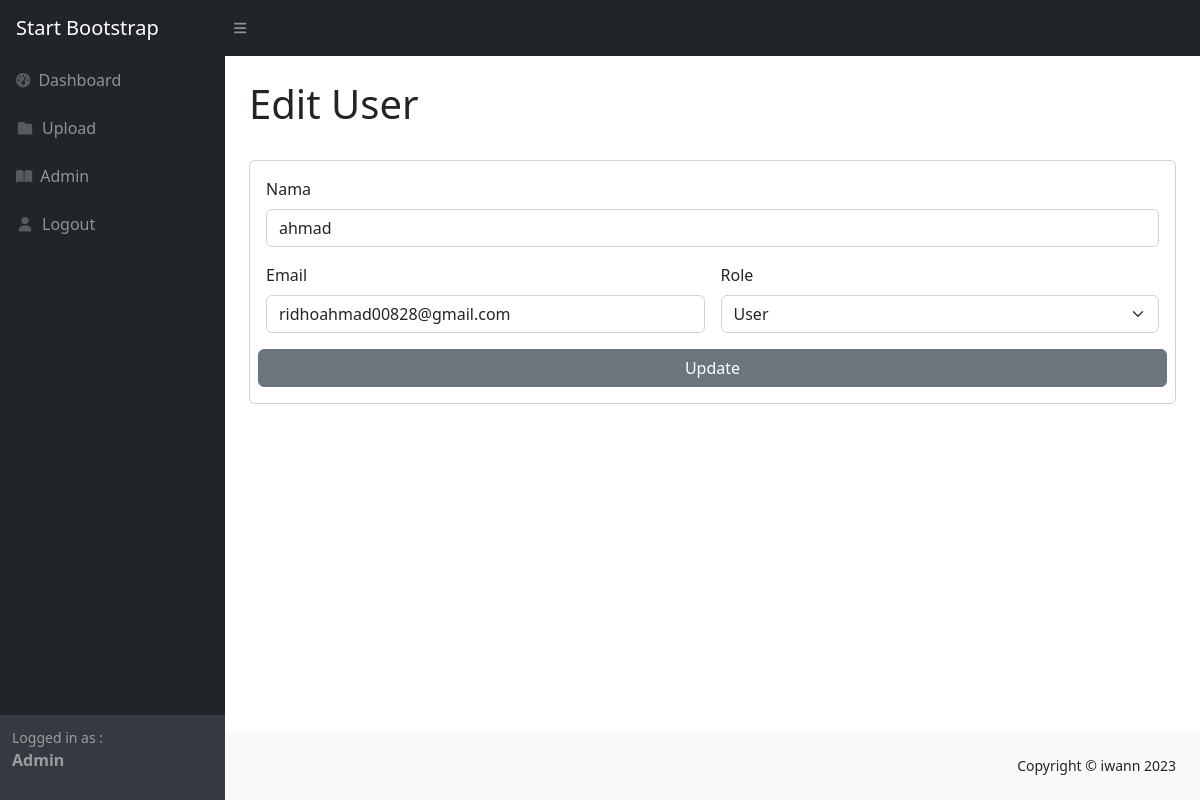
Page /admin/edit_user.php?id=2 (signed in) on the committed database.
### tables this page shows
CREATE TABLE `users` (
  `id` int(11) NOT NULL,
  `nama` varchar(255) NOT NULL,
  `email` varchar(255) NOT NULL,
  `password` varchar(255) NOT NULL,
  `role` enum('user','admin') DEFAULT 'user'
);

### admin/edit_user.php (the view, shortened to what this page needs)
<?php
require_once('../koneksi.php');
$userNama = $_SESSION['user_nama'];
$userRole = $_SESSION['user_role'];
if (isset($_GET['id'])) {
    $userId = $_GET['id'];
    $stmt = $conn->prepare("SELECT * FROM users WHERE id = :id");
    $stmt->execute([':id' => $userId]);
    $user = $stmt->fetch(PDO::FETCH_ASSOC);
}
?>
<!DOCTYPE html>
<html lang="en">
<head>
    <link href="https://cdn.jsdelivr.net/npm/simple-datatables@7.1.2/dist/style.min.css" rel="stylesheet" />
    <link href="../css/styles.css" rel="stylesheet" />
</head>
<body>
    <nav class="sb-topnav navbar navbar-expand navbar-dark bg-dark">
        <a class="navbar-brand ps-3" href="index.html">Start Bootstrap</a>
        <button class="btn btn-link btn-sm order-1 order-lg-0 me-4 me-lg-0" id="sidebarToggle" href="#!"><i
                class="fas fa-bars"></i></button>
    </nav>
    <div id="layoutSidenav">
        <div id="layoutSidenav_nav">
            <nav class="sb-sidenav accordion sb-sidenav-dark" id="sidenavAccordion">
                <div class="sb-sidenav-menu">
                    <div class="nav">
                        <a class="nav-link" href="../index.php">
                            <div class="sb-nav-link-icon"><i class="fas fa-tachometer-alt"></i></div>
                            Dashboard
                        </a>
                        <a class="nav-link" href="../upload.php">
                            <div class="sb-nav-link-icon"><i class="fas fa-fw fa-folder"></i></div>
                            Upload
                        </a>
                        <?php if ($userRole === 'admin'): ?>
                            <a class="nav-link" href="users.php">
                                <div class="sb-nav-link-icon"><i class="fas fa-book-open"></i></div>
                                Admin
                            </a>
                        <?php endif; ?>
                        <a class="nav-link" href="../logout.php">
                            <div class="sb-nav-link-icon"><i class="fas fa-user fa-fw"></i></div>
                            Logout
                        </a>
                    </div>
                </div>
                <div class="sb-sidenav-footer">
                    <div class="small">Logged in as : </div>
                    <p class="fw-bold">
                        <?php echo $userNama; ?>
                    </p>
                </div>
            </nav>
        </div>
        <div id="layoutSidenav_content">
            <main>
                <div class="container-fluid px-4">
                    <h1 class="mt-4">Edit User</h1>
                    <div class="card mb-4">
                        <div class="card-body">
                            <form method="POST" id="editForm"  class="row g-3 needs-validation" novalidate>
                                <div class="col-md-12">
                                    <label for="user_name" class="form-label">Nama</label>
                                    <input type="text" class="form-control" id="user_name" name="user_name"
                                        value="<?= $user['nama'] ?>" required>
                                </div>
                                <div class="col-md-6">
                                    <label for="user_email" class="form-label">Email</label>
                                    <input type="email" class="form-control" id="user_email" name="user_email"
                                        value="<?= $user['email'] ?>" required>
                                </div>
                                <div class="col-md-6">
                                            <label for="role" class="form-label">Role</label>
                                            <select class="form-select" id="role" name="user_role" required>
                                                <option value="user" <?php echo ($user['role'] === 'user' ? 'selected' : ''); ?>>
                                                    User</option>
                                            </select>
                                        </div>
                                <button type="submit" class="btn btn-secondary">Update</button>
                            </form>
                        </div>
                    </div>
                </div>
            </main>
            <footer class="py-4 bg-light mt-auto">
                <div class="container-fluid px-4">
                    <div class="d-flex align-items-center justify-content-between small">
                        <div> Copyright &copy; iwann 2023 </div>
                    </div>
                </div>
            </footer>
        </div>
    </div>
</body>
</html>

### rows in the picture
users: user_name "ahmad", user_email "ridhoahmad00828@gmail.com", user_role "User"

### other values in the picture
$userNama "Admin"
